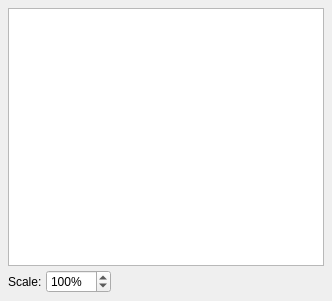
<?xml version="1.0" encoding="UTF-8"?>
<ui version="4.0">
 <class>LineMarkerSelector</class>
 <widget class="QWidget" name="LineMarkerSelector">
  <property name="geometry">
   <rect>
    <x>0</x>
    <y>0</y>
    <width>332</width>
    <height>301</height>
   </rect>
  </property>
  <property name="windowTitle">
   <string>Form</string>
  </property>
  <layout class="QVBoxLayout" name="verticalLayout">
   <property name="spacing">
    <number>4</number>
   </property>
   <property name="leftMargin">
    <number>8</number>
   </property>
   <property name="topMargin">
    <number>8</number>
   </property>
   <property name="rightMargin">
    <number>8</number>
   </property>
   <property name="bottomMargin">
    <number>8</number>
   </property>
   <item>
    <widget class="QListWidget" name="listMarker">
     <property name="viewMode">
      <enum>QListView::IconMode</enum>
     </property>
    </widget>
   </item>
   <item>
    <layout class="QHBoxLayout" name="horizontalLayout">
     <item>
      <widget class="QLabel" name="label">
       <property name="text">
        <string>Scale:</string>
       </property>
      </widget>
     </item>
     <item>
      <widget class="ScrSpinBox" name="numberScale">
       <property name="suffix">
        <string>%</string>
       </property>
       <property name="decimals">
        <number>0</number>
       </property>
       <property name="minimum">
        <double>1.000000000000000</double>
       </property>
       <property name="maximum">
        <double>1000.000000000000000</double>
       </property>
       <property name="value">
        <double>100.000000000000000</double>
       </property>
      </widget>
     </item>
     <item>
      <spacer name="horizontalSpacer">
       <property name="orientation">
        <enum>Qt::Horizontal</enum>
       </property>
       <property name="sizeHint" stdset="0">
        <size>
         <width>40</width>
         <height>20</height>
        </size>
       </property>
      </spacer>
     </item>
    </layout>
   </item>
  </layout>
 </widget>
 <customwidgets>
  <customwidget>
   <class>ScrSpinBox</class>
   <extends>QDoubleSpinBox</extends>
   <header>ui/scrspinbox.h</header>
  </customwidget>
 </customwidgets>
 <resources/>
 <connections/>
</ui>
